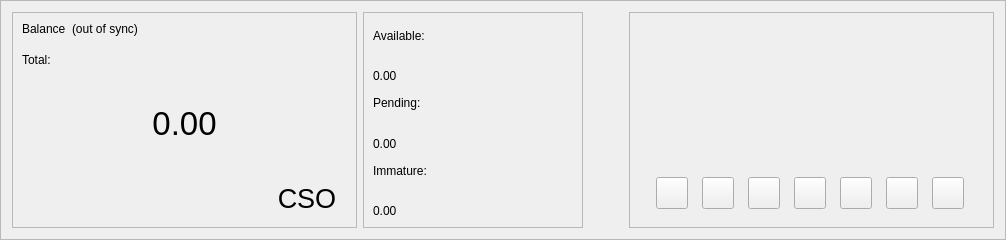
      <widget class="QFrame" name="frame_blue">
       <property name="enabled">
        <bool>true</bool>
       </property>
       <property name="sizePolicy">
        <sizepolicy hsizetype="Preferred" vsizetype="Preferred">
         <horstretch>0</horstretch>
         <verstretch>0</verstretch>
        </sizepolicy>
       </property>
       <property name="minimumSize">
        <size>
         <width>960</width>
         <height>220</height>
        </size>
       </property>
       <property name="maximumSize">
        <size>
         <width>16777215</width>
         <height>16777215</height>
        </size>
       </property>
       <property name="sizeIncrement">
        <size>
         <width>0</width>
         <height>0</height>
        </size>
       </property>
       <property name="baseSize">
        <size>
         <width>0</width>
         <height>500</height>
        </size>
       </property>
       <property name="frameShape">
        <enum>QFrame::StyledPanel</enum>
       </property>
       <property name="frameShadow">
        <enum>QFrame::Raised</enum>
       </property>
       <layout class="QHBoxLayout" name="horizontalLayout">
        <item>
         <widget class="QFrame" name="frame_blue_1">
          <property name="minimumSize">
           <size>
            <width>345</width>
            <height>200</height>
           </size>
          </property>
          <property name="maximumSize">
           <size>
            <width>16777215</width>
            <height>16777215</height>
           </size>
          </property>
          <property name="frameShape">
           <enum>QFrame::StyledPanel</enum>
          </property>
          <property name="frameShadow">
           <enum>QFrame::Raised</enum>
          </property>
          <layout class="QHBoxLayout" name="horizontalLayout_2">
           <item>
            <layout class="QVBoxLayout" name="verticalLayout">
             <item>
              <layout class="QHBoxLayout" name="horizontalLayout_3">
               <property name="spacing">
                <number>6</number>
               </property>
               <property name="sizeConstraint">
                <enum>QLayout::SetFixedSize</enum>
               </property>
               <item>
                <widget class="QLabel" name="label_5">
                 <property name="minimumSize">
                  <size>
                   <width>0</width>
                   <height>24</height>
                  </size>
                 </property>
                 <property name="maximumSize">
                  <size>
                   <width>16777215</width>
                   <height>24</height>
                  </size>
                 </property>
                 <property name="text">
                  <string>Balance</string>
                 </property>
                 <property name="alignment">
                  <set>Qt::AlignLeading|Qt::AlignLeft|Qt::AlignTop</set>
                 </property>
                </widget>
               </item>
               <item>
                <widget class="QLabel" name="labelWalletStatus">
                 <property name="minimumSize">
                  <size>
                   <width>0</width>
                   <height>24</height>
                  </size>
                 </property>
                 <property name="maximumSize">
                  <size>
                   <width>16777215</width>
                   <height>24</height>
                  </size>
                 </property>
                 <property name="text">
                  <string>(out of sync)</string>
                 </property>
                 <property name="alignment">
                  <set>Qt::AlignLeading|Qt::AlignLeft|Qt::AlignTop</set>
                 </property>
                </widget>
               </item>
               <item>
                <spacer name="horizontalSpacer">
                 <property name="orientation">
                  <enum>Qt::Horizontal</enum>
                 </property>
                 <property name="sizeHint" stdset="0">
                  <size>
                   <width>40</width>
                   <height>20</height>
                  </size>
                 </property>
                </spacer>
               </item>
              </layout>
             </item>
             <item>
              <widget class="QLabel" name="labelTotalText">
               <property name="maximumSize">
                <size>
                 <width>16777215</width>
                 <height>15</height>
                </size>
               </property>
               <property name="text">
                <string>Total:</string>
               </property>
              </widget>
             </item>
             <item>
              <widget class="QLabel" name="labelTotal">
               <property name="sizePolicy">
                <sizepolicy hsizetype="Preferred" vsizetype="Preferred">
                 <horstretch>0</horstretch>
                 <verstretch>0</verstretch>
                </sizepolicy>
               </property>
               <property name="minimumSize">
                <size>
                 <width>0</width>
                 <height>100</height>
                </size>
               </property>
               <property name="maximumSize">
                <size>
                 <width>16777215</width>
                 <height>100</height>
                </size>
               </property>
               <property name="font">
                <font>
                 <pointsize>25</pointsize>
                 <weight>50</weight>
                 <bold>false</bold>
                </font>
               </property>
               <property name="mouseTracking">
                <bool>false</bool>
               </property>
               <property name="text">
                <string>0.00</string>
               </property>
               <property name="alignment">
                <set>Qt::AlignCenter</set>
               </property>
              </widget>
             </item>
             <item>
              <layout class="QHBoxLayout" name="horizontalLayout_11">
               <item>
                <spacer name="horizontalSpacer_8">
                 <property name="orientation">
                  <enum>Qt::Horizontal</enum>
                 </property>
                 <property name="sizeHint" stdset="0">
                  <size>
                   <width>40</width>
                   <height>20</height>
                  </size>
                 </property>
                </spacer>
               </item>
               <item>
                <widget class="QPushButton" name="blabel_csocoin">
                 <property name="font">
                  <font>
                   <pointsize>20</pointsize>
                   <italic>false</italic>
                   <kerning>true</kerning>
                  </font>
                 </property>
                 <property name="cursor">
                  <cursorShape>PointingHandCursor</cursorShape>
                 </property>
                 <property name="text">
                  <string>CSO</string>
                 </property>
                 <property name="flat">
                  <bool>true</bool>
                 </property>
                </widget>
               </item>
              </layout>
             </item>
            </layout>
           </item>
          </layout>
         </widget>
        </item>
        <item>
         <widget class="QFrame" name="frame_blue_2">
          <property name="minimumSize">
           <size>
            <width>220</width>
            <height>200</height>
           </size>
          </property>
          <property name="maximumSize">
           <size>
            <width>16777215</width>
            <height>16777215</height>
           </size>
          </property>
          <property name="frameShape">
           <enum>QFrame::StyledPanel</enum>
          </property>
          <property name="frameShadow">
           <enum>QFrame::Raised</enum>
          </property>
          <layout class="QVBoxLayout" name="verticalLayout_3">
           <item>
            <layout class="QVBoxLayout" name="verticalLayout_2">
             <item>
              <widget class="QLabel" name="labelBalanceText">
               <property name="text">
                <string>Available:</string>
               </property>
              </widget>
             </item>
             <item>
              <layout class="QHBoxLayout" name="horizontalLayout_4">
               <item>
                <widget class="QLabel" name="labelBalance">
                 <property name="text">
                  <string>0.00</string>
                 </property>
                 <property name="alignment">
                  <set>Qt::AlignBottom|Qt::AlignLeading|Qt::AlignLeft</set>
                 </property>
                </widget>
               </item>
               <item>
                <spacer name="horizontalSpacer_3">
                 <property name="orientation">
                  <enum>Qt::Horizontal</enum>
                 </property>
                 <property name="sizeHint" stdset="0">
                  <size>
                   <width>40</width>
                   <height>20</height>
                  </size>
                 </property>
                </spacer>
               </item>
              </layout>
             </item>
             <item>
              <widget class="QLabel" name="labelPendingText">
               <property name="text">
                <string>Pending:</string>
               </property>
              </widget>
             </item>
             <item>
              <layout class="QHBoxLayout" name="horizontalLayout_5">
               <item>
                <widget class="QLabel" name="labelUnconfirmed">
                 <property name="text">
                  <string>0.00</string>
                 </property>
                 <property name="alignment">
                  <set>Qt::AlignBottom|Qt::AlignLeading|Qt::AlignLeft</set>
                 </property>
                </widget>
               </item>
               <item>
                <spacer name="horizontalSpacer_4">
                 <property name="orientation">
                  <enum>Qt::Horizontal</enum>
                 </property>
                 <property name="sizeHint" stdset="0">
                  <size>
                   <width>40</width>
                   <height>20</height>
                  </size>
                 </property>
                </spacer>
               </item>
              </layout>
             </item>
             <item>
              <widget class="QLabel" name="labelImmatureText">
               <property name="text">
                <string>Immature:</string>
               </property>
              </widget>
             </item>
             <item>
              <layout class="QHBoxLayout" name="horizontalLayout_6">
               <item>
                <widget class="QLabel" name="labelImmature">
                 <property name="text">
                  <string>0.00</string>
                 </property>
                 <property name="alignment">
                  <set>Qt::AlignBottom|Qt::AlignLeading|Qt::AlignLeft</set>
                 </property>
                </widget>
               </item>
               <item>
                <spacer name="horizontalSpacer_5">
                 <property name="orientation">
                  <enum>Qt::Horizontal</enum>
                 </property>
                 <property name="sizeHint" stdset="0">
                  <size>
                   <width>40</width>
                   <height>20</height>
                  </size>
                 </property>
                </spacer>
               </item>
              </layout>
             </item>
            </layout>
           </item>
          </layout>
         </widget>
        </item>
        <item>
         <spacer name="horizontalSpacer_9">
          <property name="orientation">
           <enum>Qt::Horizontal</enum>
          </property>
          <property name="sizeHint" stdset="0">
           <size>
            <width>40</width>
            <height>20</height>
           </size>
          </property>
         </spacer>
        </item>
        <item>
         <widget class="QFrame" name="frame_blue_3">
          <property name="minimumSize">
           <size>
            <width>345</width>
            <height>200</height>
           </size>
          </property>
          <property name="maximumSize">
           <size>
            <width>16777215</width>
            <height>16777215</height>
           </size>
          </property>
          <property name="frameShape">
           <enum>QFrame::StyledPanel</enum>
          </property>
          <property name="frameShadow">
           <enum>QFrame::Raised</enum>
          </property>
          <layout class="QVBoxLayout" name="verticalLayout_5">
           <item>
            <widget class="QFrame" name="frame_logo_horizontal">
             <property name="minimumSize">
              <size>
               <width>345</width>
               <height>140</height>
              </size>
             </property>
            </widget>
           </item>
           <item>
            <widget class="QFrame" name="button_logo_horizontal">
             <property name="minimumSize">
              <size>
               <width>345</width>
               <height>50</height>
              </size>
             </property>
             <layout class="QHBoxLayout" name="horizontalLayout_10">
              <item>
               <widget class="QPushButton" name="pushButton_Website">
                <property name="minimumSize">
                 <size>
                  <width>32</width>
                  <height>32</height>
                 </size>
                </property>
                <property name="maximumSize">
                 <size>
                  <width>32</width>
                  <height>32</height>
                 </size>
                </property>
                <property name="icon">
                 <iconset>
                  <normaloff>:/icons/website</normaloff>:/icons/website</iconset>
                </property>
                <property name="iconSize">
                 <size>
                  <width>32</width>
                  <height>32</height>
                 </size>
                </property>
               </widget>
              </item>
              <item>
               <widget class="QPushButton" name="pushButton_Discord">
                <property name="minimumSize">
                 <size>
                  <width>32</width>
                  <height>32</height>
                 </size>
                </property>
                <property name="maximumSize">
                 <size>
                  <width>32</width>
                  <height>32</height>
                 </size>
                </property>
                <property name="icon">
                 <iconset>
                  <normaloff>:/icons/discord</normaloff>:/icons/discord</iconset>
                </property>
                <property name="iconSize">
                 <size>
                  <width>32</width>
                  <height>32</height>
                 </size>
                </property>
               </widget>
              </item>
              <item>
               <widget class="QPushButton" name="pushButton_Telegram">
                <property name="minimumSize">
                 <size>
                  <width>32</width>
                  <height>32</height>
                 </size>
                </property>
                <property name="maximumSize">
                 <size>
                  <width>32</width>
                  <height>32</height>
                 </size>
                </property>
                <property name="icon">
                 <iconset>
                  <normaloff>:/icons/telegram</normaloff>:/icons/telegram</iconset>
                </property>
                <property name="iconSize">
                 <size>
                  <width>32</width>
                  <height>32</height>
                 </size>
                </property>
               </widget>
              </item>
              <item>
               <widget class="QPushButton" name="pushButton_Twitter">
                <property name="minimumSize">
                 <size>
                  <width>32</width>
                  <height>32</height>
                 </size>
                </property>
                <property name="maximumSize">
                 <size>
                  <width>32</width>
                  <height>32</height>
                 </size>
                </property>
                <property name="icon">
                 <iconset>
                  <normaloff>:/icons/twitter</normaloff>:/icons/twitter</iconset>
                </property>
                <property name="iconSize">
                 <size>
                  <width>32</width>
                  <height>32</height>
                 </size>
                </property>
               </widget>
              </item>
              <item>
               <widget class="QPushButton" name="pushButton_Reddit">
                <property name="minimumSize">
                 <size>
                  <width>32</width>
                  <height>32</height>
                 </size>
                </property>
                <property name="maximumSize">
                 <size>
                  <width>32</width>
                  <height>32</height>
                 </size>
                </property>
                <property name="icon">
                 <iconset>
                  <normaloff>:/icons/reddit</normaloff>:/icons/reddit</iconset>
                </property>
                <property name="iconSize">
                 <size>
                  <width>32</width>
                  <height>32</height>
                 </size>
                </property>
               </widget>
              </item>
              <item>
               <widget class="QPushButton" name="pushButton_Medium">
                <property name="minimumSize">
                 <size>
                  <width>32</width>
                  <height>32</height>
                 </size>
                </property>
                <property name="maximumSize">
                 <size>
                  <width>32</width>
                  <height>32</height>
                 </size>
                </property>
                <property name="icon">
                 <iconset>
                  <normaloff>:/icons/medium</normaloff>:/icons/medium</iconset>
                </property>
                <property name="iconSize">
                 <size>
                  <width>32</width>
                  <height>32</height>
                 </size>
                </property>
               </widget>
              </item>
              <item>
               <widget class="QPushButton" name="pushButton_Explorer">
                <property name="minimumSize">
                 <size>
                  <width>32</width>
                  <height>32</height>
                 </size>
                </property>
                <property name="maximumSize">
                 <size>
                  <width>32</width>
                  <height>32</height>
                 </size>
                </property>
                <property name="icon">
                 <iconset>
                  <normaloff>:/icons/explorer</normaloff>:/icons/explorer</iconset>
                </property>
                <property name="iconSize">
                 <size>
                  <width>32</width>
                  <height>32</height>
                 </size>
                </property>
               </widget>
              </item>
             </layout>
            </widget>
           </item>
          </layout>
         </widget>
        </item>
       </layout>
      </widget>
